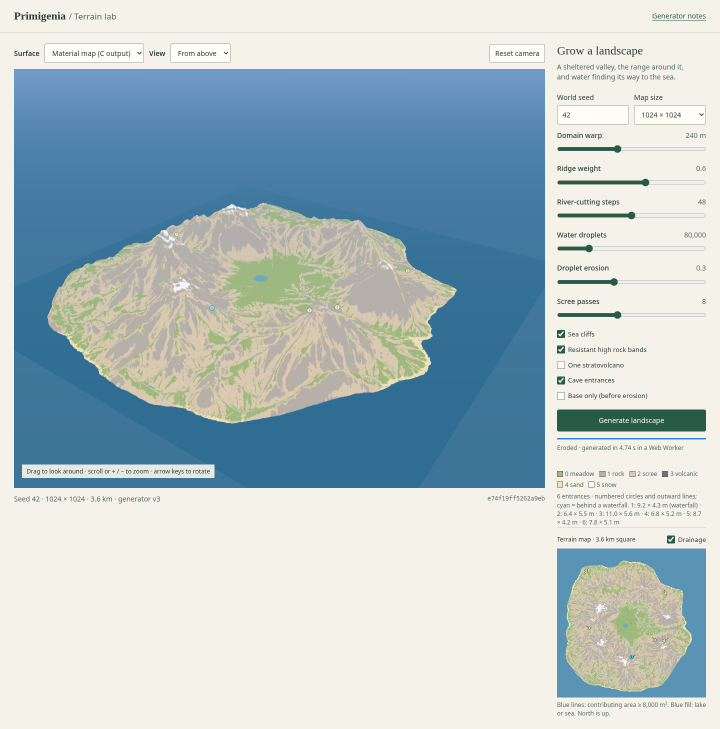
#> input picture docs/evidence/terrain/v2cc/lab-material-caves.png, 1440 x 1457 px, given in place of v2-42-oblique.png, which was not available (shown at 1/2 size)
$ python sheet.py
#> lines starting #> are read from the running program, lines starting #| are printed output that depends on the picture
#!/usr/bin/env python3
"""Compose docs/evidence/terrain/shape-v2plus.png from the capture script's pictures.

Rows: original v2 seed 42, then v2+ seeds 42, 1 and 7.
Columns: fixed oblique camera, valley-floor camera, hillshade + drainage.
"""
import sys
from pathlib import Path
from PIL import Image, ImageDraw, ImageFont

root = Path(sys.argv[1] if len(sys.argv) > 1 else "docs/evidence/terrain")
label = sys.argv[3] if len(sys.argv)>3 else 'v2+'
rows = [("v2-42", "Before: version 2, seed 42 (3.6 km square)"),
        ("after-42", f"After: version 3 ({label}), seed 42 (3.6 km square)"),
        ("after-1", f"After: version 3 ({label}), seed 1"),
        ("after-7", f"After: version 3 ({label}), seed 7")]
H, PAD, LABEL = 520, 10, 34
font = None
for path in ("/usr/share/fonts/TTF/DejaVuSans.ttf", "/usr/share/fonts/noto/NotoSans-Regular.ttf"):
    if Path(path).exists():
        font = ImageFont.truetype(path, 20)
        break
strips = []
for name, title in rows:
    cells = []
    for view in ("oblique", "valley", "top"):
        im = Image.open(root / f"{name}-{view}.png").convert("RGB")
#> im is the input picture: PIL image 1440x1457 RGB; mean R, G, B 178.4, 194.3, 198.5
        if view != "top":                       # trim the lab's hint label
            im = im.crop((0, 0, im.width, im.height - 60))
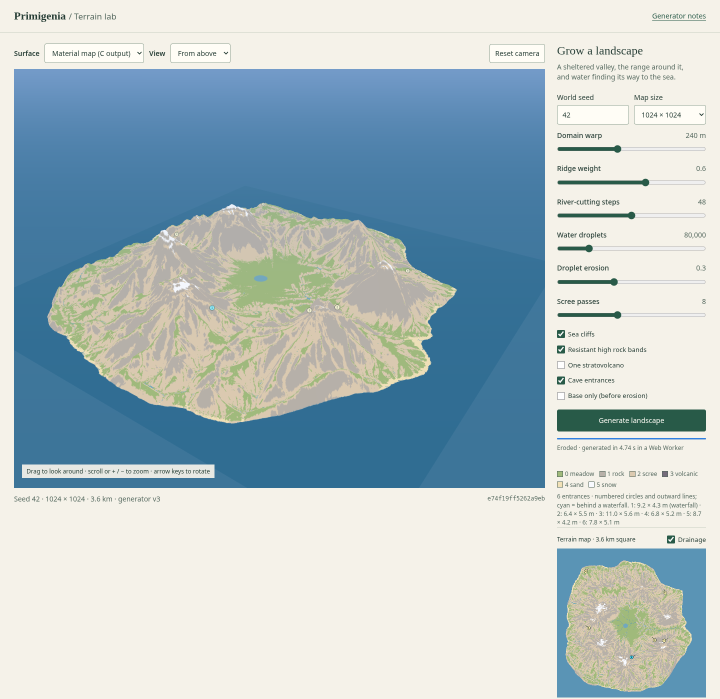
#> im: PIL image 1440x1397 RGB (shown at 1/2 size); mean R, G, B 175.6, 192.3, 197.1
        cells.append(im.resize((round(im.width * H / im.height), H), Image.LANCZOS))
    strips.append((title + "  ·  from above  ·  from the valley floor  ·  hillshade + drainage", cells))
#> pass 2 of the loop `for name, title in rows:`:
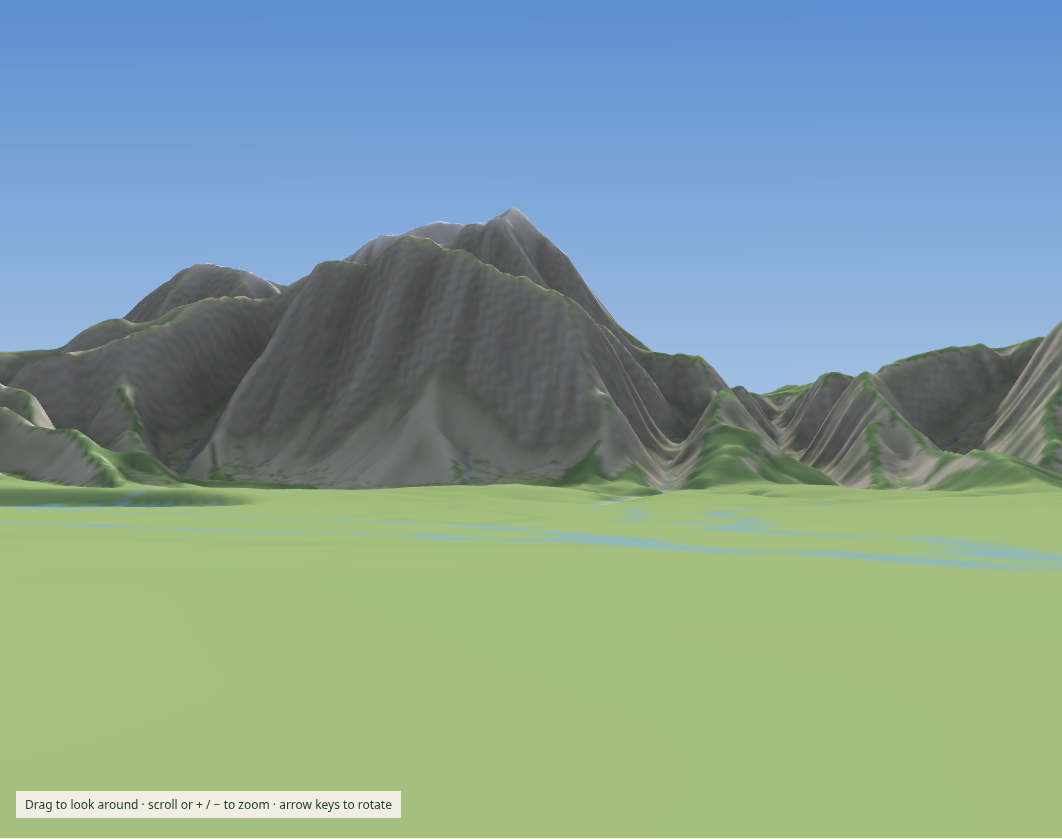
#> input picture docs/evidence/terrain/v2cc/v2-42-valley.png, 1062 x 839 px, given in place of after-42-oblique.png, which was not available
#> im is the input picture: PIL image 1062x839 RGB; mean R, G, B 133.2, 161, 153.3
#> `im = im.crop((0, 0, im.width, im.height - 60))`:
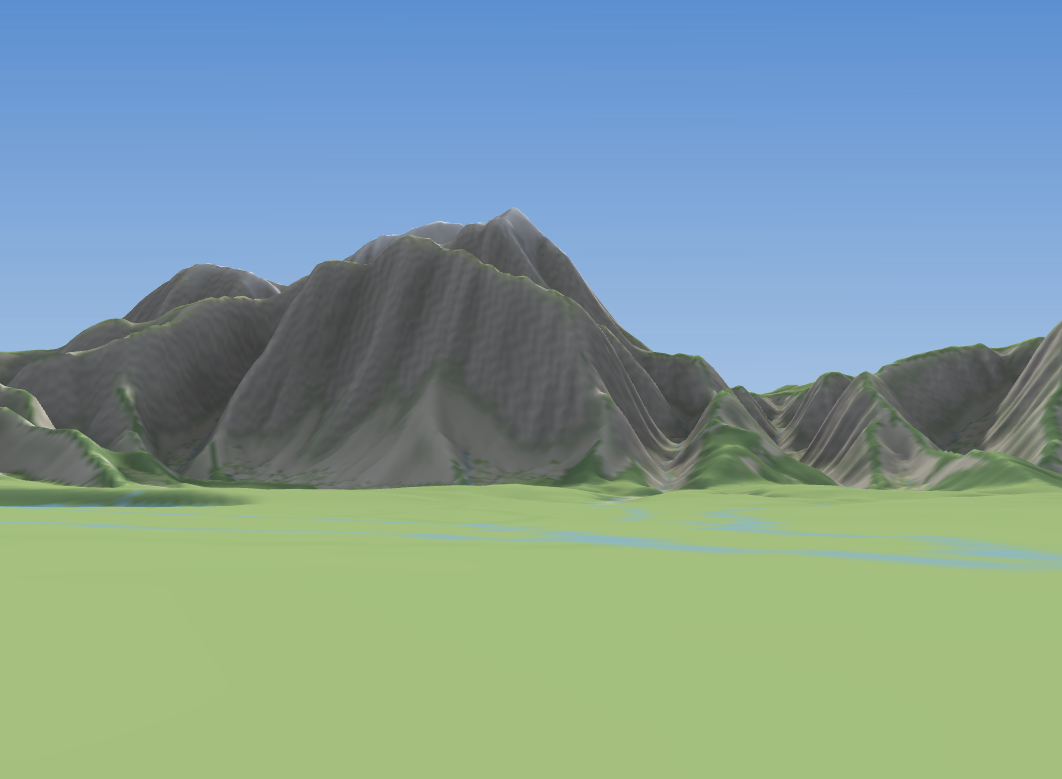
#> im: PIL image 1062x779 RGB; mean R, G, B 129.9, 158.2, 154.2
#> (the run stopped early here; a loop or call above may not have finished)
